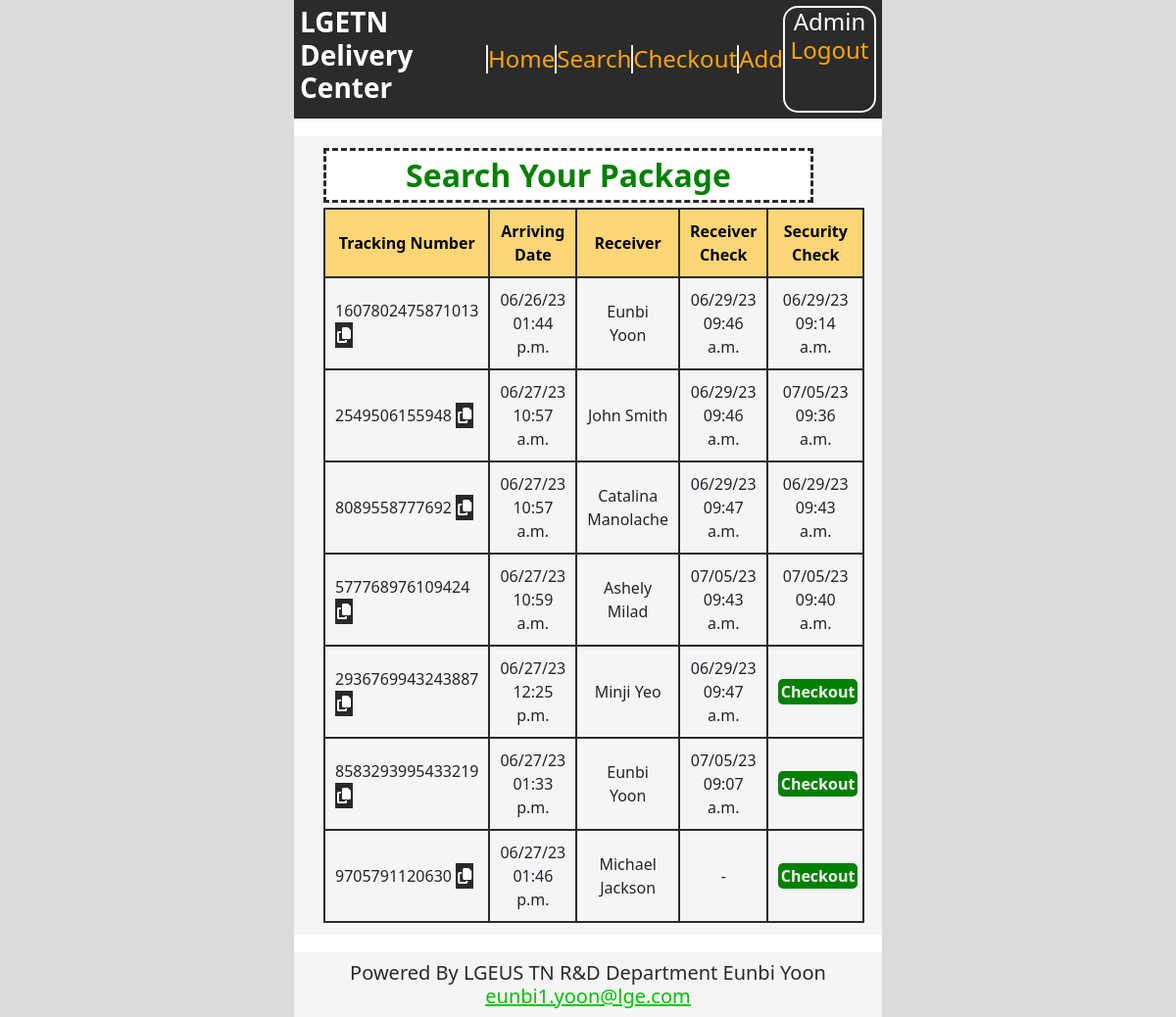
Page /search (signed in) on the earlier database version.
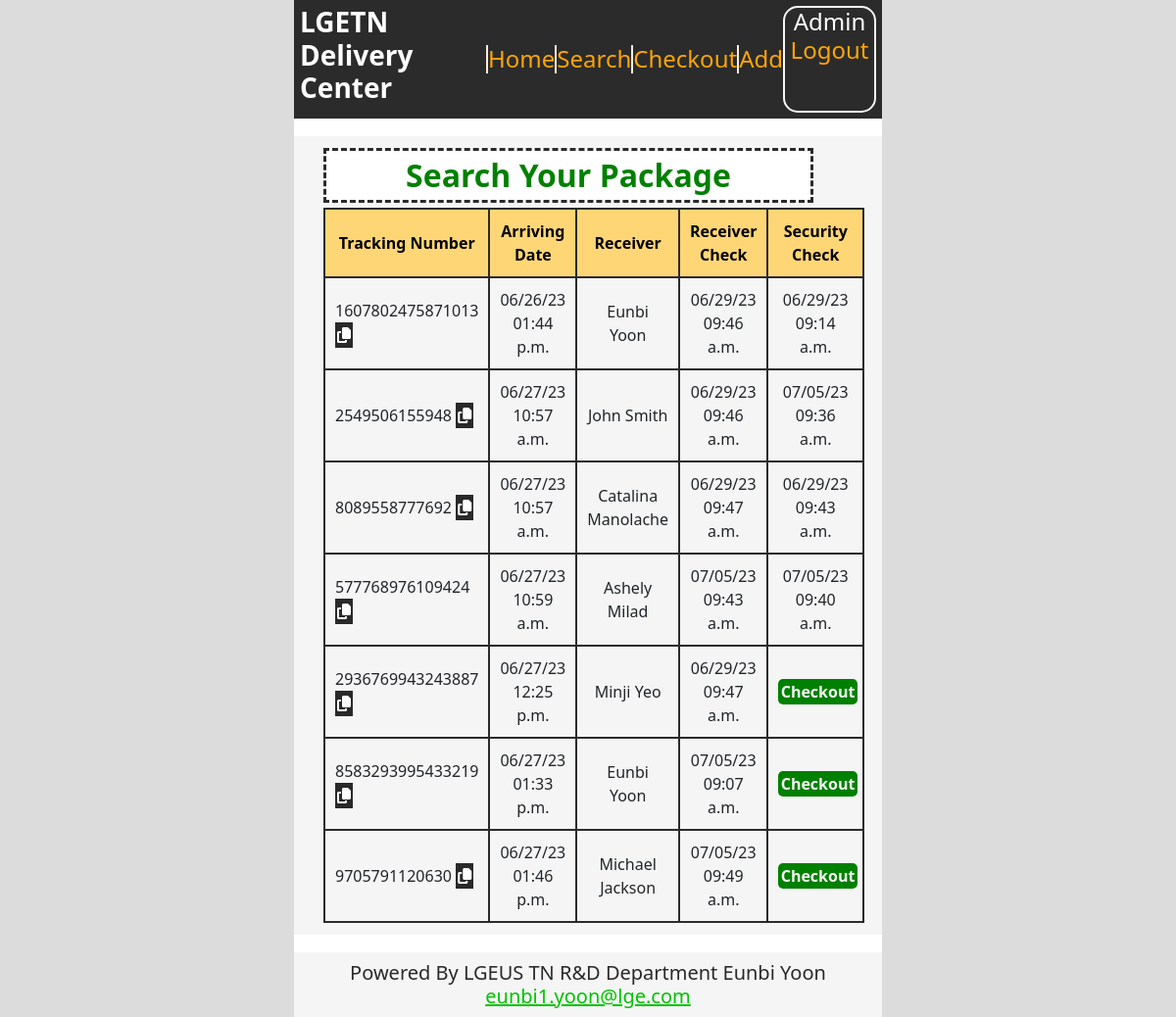
Same page on the later database version.
### qrapp/models.py (models this page shows, shortened)
class QRCodeData(models.Model):
    code_data=models.CharField(max_length=255)
    arriving_at=models.DateTimeField(auto_now_add=True)
    receiver=models.CharField(max_length=255)
    receiver_check=models.BooleanField(default=False)
    admin_check=models.BooleanField(default=False)
    receiver_at=models.DateTimeField(blank=True, null=True)
    admin_at=models.DateTimeField(blank=True,null=True)
    class Meta:
        verbose_name_plural='QR Scanning Data'

### qrapp/views.py (the view)
# urls.py: path('search',searchView, name='search_url'),
@login_required(login_url='login_url')
def searchView(request):
    item_list=QRCodeData.objects.all()
    username=request.user.username
    context={
        'item_list':item_list,
        'username':username,
    }
    return render(request, 'search.html', context)

### qrapp/templates/search.html (shortened to what this page needs)
{% extends 'base.html' %}
{% block container %}
    {% load static %}
    <div class="search-detail">
        <input type="text" id="filterInput" placeholder="Search Your Package" oninput="filterTable()" required pattern="\S+.*" >
        <table id="myTable">
            <thead>
              <tr>
                <th>Tracking Number</th>
                <th>Arriving Date</th>
                <th>Receiver</th>
                <th>Receiver Check</th>
                <th>Security Check</th>
              </tr>
            </thead>
            <tbody>
                {% for item in item_list %}
                    <tr>
                        <td onclick="copyText(this)"><p class="track_number">{{ item.code_data }} <i class="fa fa-copy"></i></p></td>
                        <td><p>{{ item.arriving_at|date:"m/d/y h:i a" }}</p></td>
                        <td><p>{{ item.receiver }}</p></td>
                        {% if item.receiver_check %}
                            <td><p>{{ item.receiver_at|date:"m/d/y h:i a" }}</p></td>
                        {% else %}
                            <td>
                                {% if username == item.receiver %}
                                    <center><a href="{% url 'searchout_url' %}">Checkout</a></center>
                                {% else %}
                                    <center>-</center>
                                {% endif %}
                            </td>
                        {% endif %}
                        {% if item.admin_check %}
                            <td><p>{{ item.admin_at|date:"m/d/y h:i a" }}</p></td>
                        {% else %}
                            <td>
                                {% if user.is_superuser %}
                                    <center><a href="{% url 'searchout_url' %}">Checkout</a></center>
                                {% else %}
                                    <center>-</center>
                                {% endif %}
                            </td>
                        {% endif %}
                    </tr>
                {% endfor %}
            </tbody>
        </table>
    </div>
    {% load static %}
{% endblock %}

Differences in the rows shown:
changed QRCodeData "Michael Jackson": receiver_at (not shown) → "07/05/23 09:49 a.m."; no longer shows "-"
